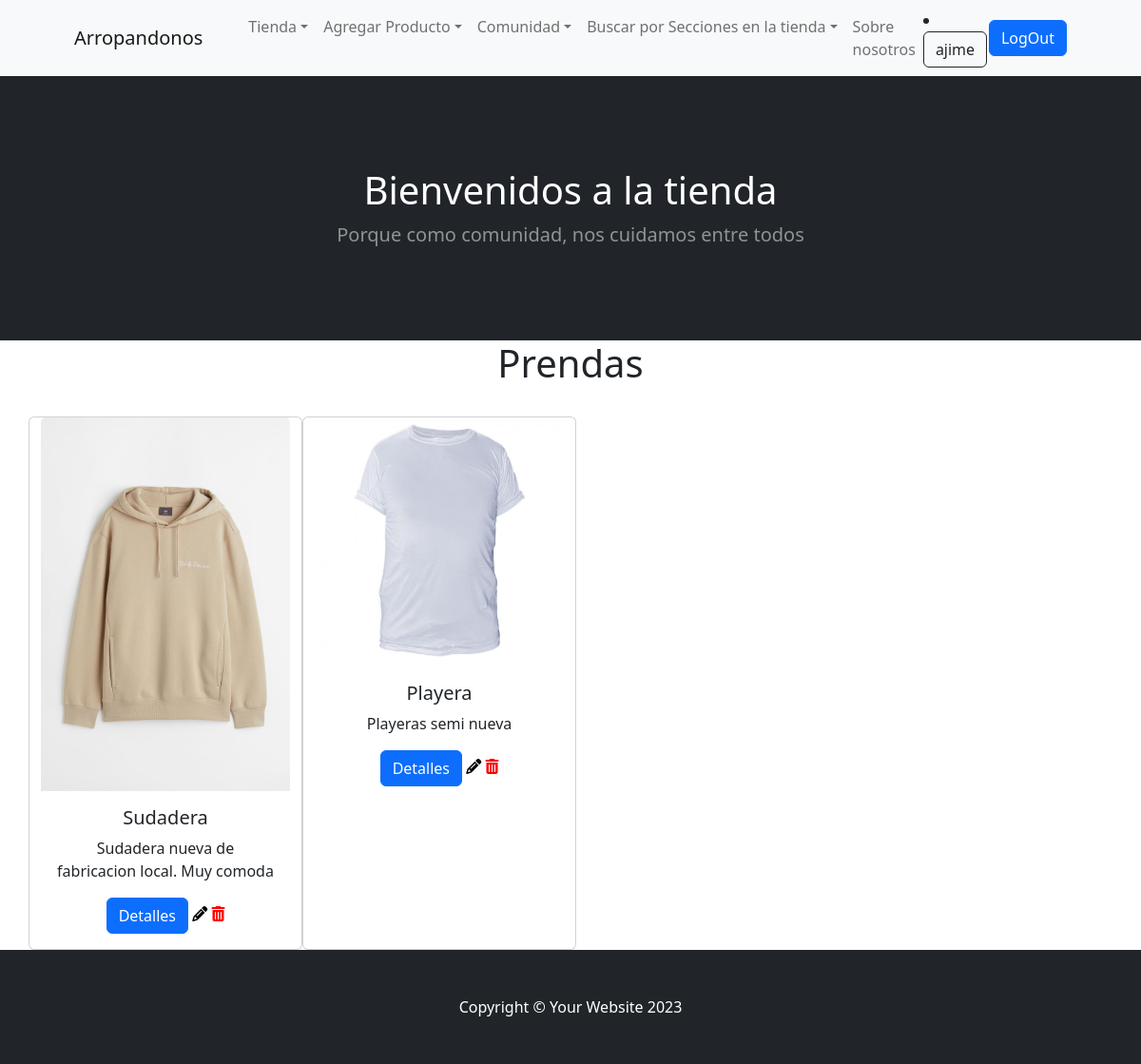
The page /catalogo_prendas/ (signed in) on the database its author committed.
### app/models.py (models this page shows)
class Prenda(models.Model):
    tipoPrenda = models.CharField(max_length=15, blank=False)
    tela = models.CharField(max_length=20, blank=False)
    color = models.CharField(max_length=20, blank=False)
    talla = models.CharField(max_length=2, blank=False)
    precio = models.DecimalField(max_digits=10, decimal_places=2, blank=False)
    cantidad = models.IntegerField(blank=False)
    descripcion = models.CharField(max_length=240, blank=False)
    telefonoVendedor = models.IntegerField()
    emailVendedor = models.EmailField()
    imagenPrenda = models.ImageField(upload_to='imagenes/', null=True, blank=False)

### app/views.py (the view)
# urls.py: path('catalogo_prendas/', PrendaList.as_view(), name="prendas"),
class PrendaList(LoginRequiredMixin, ListView):
    model = Prenda

### app/templates/app/prenda_list.html
{% extends 'app/base.html' %}
{% load static %}
{% block title %}
    <h1>Bienvenidos a la tienda</h1>
{% endblock title %}
{% block contenido %}
<div class="container text-center">
    <h1>Prendas</h1>
</div>
<br>
<div class="container text-center">
    <div class="row">
            {% for prenda in prenda_list %}
            <div class="card" style="width: 18rem;">
                <img class="card-img-top" src="{{prenda.imagenPrenda.url}}" alt="Card image cap">
                <div class="card-body">
                  <h5 class="card-title">{{prenda.tipoPrenda}}</h5>
                  <p class="card-text">{{prenda.descripcion}}</p>
                  <a href="{% url 'detalle_prenda' prenda.id %}" class="btn btn-primary">Detalles</a>
                  <a href="{% url 'editar_prenda' prenda.id %}"><i class="fa-solid fa-pencil" style="color: #000000;"></i></a>
                  <a href="{% url 'borrar_prenda' prenda.id %}"><i class="fa-solid fa-trash-can" style="color: #ff0000;"></i></i></a>
                </div>
              </div>
            {% endfor %}
    </div>
</div>
{% endblock contenido %}

### app/templates/app/base.html (shortened to what this page needs)
<!DOCTYPE html>
<html lang="en">
    <head>
        {% load static %}
        <link href="https://cdn.jsdelivr.net/npm/bootstrap-icons@1.5.0/font/bootstrap-icons.css" rel="stylesheet" />
        <link href="https://cdn.jsdelivr.net/npm/bootstrap@5.2.3/dist/css/bootstrap.min.css" rel="stylesheet" />
        <link href="{% static 'app/css/styles.css' %}" rel="stylesheet" />
        <link rel="stylesheet" href="https://cdnjs.cloudflare.com/ajax/libs/font-awesome/6.4.0/css/all.min.css">
    </head>
    <body>
        <nav class="navbar navbar-expand-lg navbar-light bg-light">
            <div class="container px-4 px-lg-5">
                <a class="navbar-brand" href="{% url 'home' %}">Arropandonos</a>
                <div class="collapse navbar-collapse" id="navbarSupportedContent">
                    <ul class="navbar-nav me-auto mb-2 mb-lg-0 ms-lg-4">
                                <li class="nav-item dropdown">
                                    <a class="nav-link dropdown-toggle" id="navbarDropdown" href="{% url 'home' %}" role="button" data-bs-toggle="dropdown" aria-expanded="false">Tienda</a>
                                </li>
                                <li class="nav-item dropdown">
                                    <a class="nav-link dropdown-toggle" id="navbarDropdown" href="#" role="button" data-bs-toggle="dropdown" aria-expanded="false">Agregar Producto</a>
                                </li>
                                <li class="nav-item dropdown">
                                    <a class="nav-link dropdown-toggle" id="navbarDropdown" href="#" role="button" data-bs-toggle="dropdown" aria-expanded="false">Comunidad</a>
                                </li>
                                <li class="nav-item dropdown">
                                    <a class="nav-link dropdown-toggle" id="navbarDropdown" href="#" role="button" data-bs-toggle="dropdown" aria-expanded="false">Buscar por Secciones en la tienda</a>
                                </li>
                                <li class="nav-item"><a class="nav-link" href="{% url 'nosotros' %}">Sobre nosotros</a></li>
                            </ul>
                        {% if user.is_authenticated %}
                            <li class="nav-item dropdown">
                                <a class="btn btn-outline-dark" id="navbarDropdown" href="#" role="button" data-bs-toggle="dropdown" aria-expanded="false">{{user.username}}</a>
                            </li>
                            <a class="btn btn-primary" href="{% url 'logout' %}">LogOut</a>
                        {% else %}
                            <a class="btn btn-primary" href="{% url 'login' %}">Login</a>
                            <a class="btn btn-success" href="{% url 'registro' %}">Registrar</a>
                        {% endif %}
                </div>
            </div>
        </nav>
        <header class="bg-dark py-5">
            <div class="container px-4 px-lg-5 my-5">
                <div class="text-center text-white">
                    {% block title %}{% endblock title %}
                    {% block subtitle %}
                        <p class="lead fw-normal text-white-50 mb-0">Porque como comunidad, nos cuidamos entre todos</p>
                    {% endblock subtitle %}
                </div>
            </div>
        </header>
        {% block contenido %}{% endblock contenido %}
        <footer class="py-5 bg-dark">
            <div class="container"><p class="m-0 text-center text-white">Copyright &copy; Your Website 2023</p></div>
        </footer>
    </body>
</html>

### rows shown on the page
Prenda: imagenPrenda (picture), tipoPrenda "Sudadera", descripcion "Sudadera nueva de fabricacion local. Muy comoda"
Prenda: imagenPrenda (picture), tipoPrenda "Playera", descripcion "Playeras semi nueva"

### other values the page prints
{{ user.username }} "ajime"
